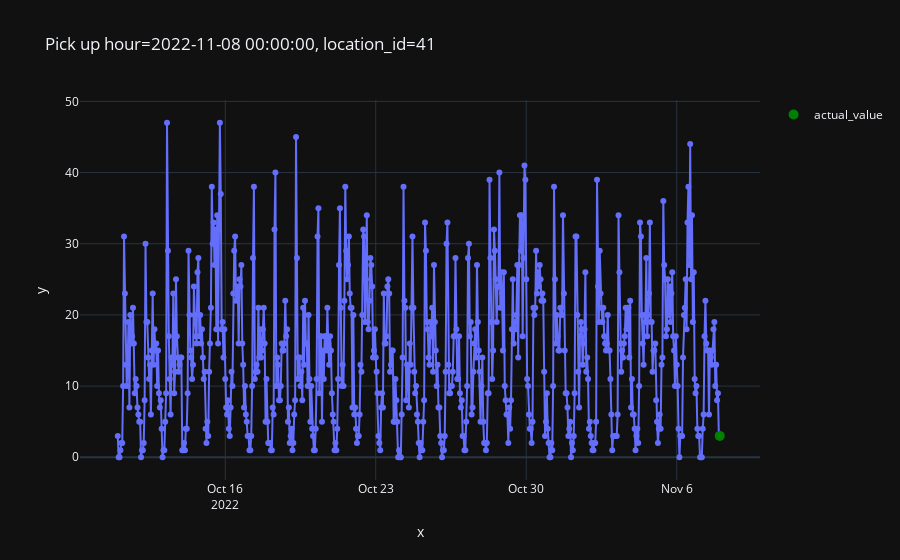

The notebook cell saved with this chart:
### Code cell
from src.plot import plot_one_sample

plot_one_sample(features, targets, example_id=2979)

### Figure 1 — Plotly figure (JSON) as saved in the notebook; plotly's stock layout.template omitted (floating-point values rounded to 4 significant figures; data arrays with more than 128 entries replaced by an {"elided": "..."} marker saying what was removed)
{"data": [{"hovertemplate": "x=%{x}<br>y=%{y}<extra></extra>", "legendgroup": "", "line": {"color": "#636efa", "dash": "solid"}, "marker": {"symbol": "circle"}, "mode": "markers+lines", "name": "", "orientation": "v", "showlegend": false, "type": "scatter", "x": {"elided": "673 str values"}, "xaxis": "x", "y": {"elided": "673 int values"}, "yaxis": "y"}, {"line": {"color": "green"}, "marker": {"size": 10}, "mode": "markers", "name": "actual_value", "type": "scatter", "x": ["2022-11-08T00:00:00"], "y": [3]}], "layout": {"legend": {"tracegroupgap": 0}, "title": {"text": "Pick up hour=2022-11-08 00:00:00, location_id=41"}, "xaxis": {"anchor": "y", "domain": [0, 1], "title": {"text": "x"}}, "yaxis": {"anchor": "x", "domain": [0, 1], "title": {"text": "y"}}}}
